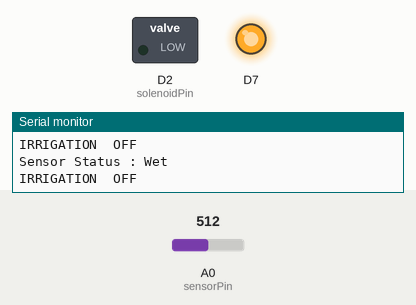
A sketch run on a simulated ESP8266 (NodeMCU). Shown: switched loads named in the sketch (green lamp = pin HIGH), output pins drawn as LEDs (lit = HIGH), the last lines printed to the serial monitor. Inputs (shaded band) come from the test bench; at power-on: A0 (sensorPin) = 512. WiFi joins after 1.5 s; servers stay silent unless stated.

Above: at 3.7 s.
3.8 s: A0 (sensorPin) set to 533
6.0 s: A0 (sensorPin) set to 568
At 8.0 s:
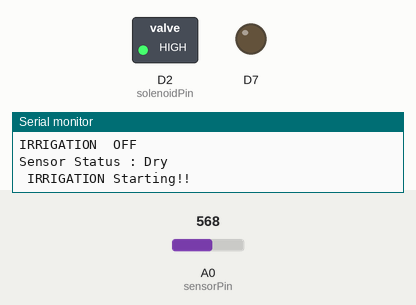
8.6 s: A0 (sensorPin) set to 540
At 9.8 s:
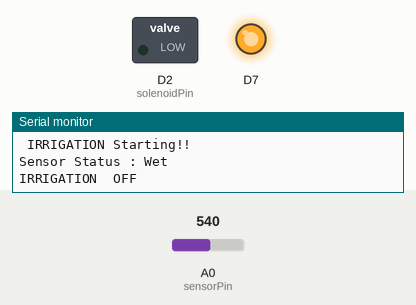
10.9 s: A0 (sensorPin) set to 560
At 12.8 s:
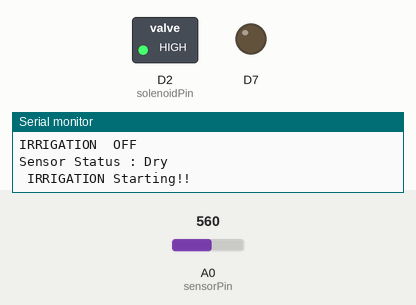
Timing chart, 0 to 14.2 s (numbered marks = the images above; inputs shaded):
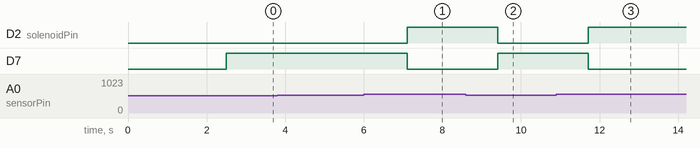

Measured:
- the behaviour switches between 549 and 550 on A0 (sensorPin) (found by bisection; images 0 and 1)
- after the input at 6.0 s, D2 (solenoidPin): LOW → HIGH after 1.1 s; D7: HIGH → LOW after 1.1 s
- after the input at 8.6 s, D2 (solenoidPin): HIGH → LOW after 0.81 s; D7: LOW → HIGH after 0.81 s
- after the input at 10.9 s, D2 (solenoidPin): LOW → HIGH after 0.81 s; D7: HIGH → LOW after 0.81 s

The sketch:

dripcode.ino
```cpp
#include <ESP8266WiFi.h>
#include <FirebaseESP8266.h>
#define FIREBASE_HOST "drip-irrigation-7b423-default-rtdb.firebaseio.com"
//Your Firebase Project URL goes here without "http:" , "\" and "/"
#define FIREBASE_AUTH "Aejq9HIINXbaZM7J8tsCGlQ29LOTMioDkssDD7xc"
//Your Firebase Database Secret goes here
//#define WIFI_SSID "GlobeAtHome_E99B7"
//#define WIFI_PASSWORD "5TN9AEYJA1H"

#define WIFI_SSID "GlobeAtHome_E99B7"
#define WIFI_PASSWORD "5TN9AEYJA1H"
//Password of your wifi network
// Declare the Firebase Data object in the global scope
FirebaseData firebaseData;
// Declare global variable to store value
int val=0;


int solenoidPin = D2; //This is the output pin on the Arduino we are using
int sensorPin = A0;
int sensorValue;
int limit = 550;
String sensor_Status = "";
String drip_isOpen = "false";
String wifi_isConnected = "false";


void setup() {
  Serial.begin(115200);

// put your setup code here, to run once:
pinMode(solenoidPin, OUTPUT); //Sets the pin as an output
 pinMode(13, OUTPUT);

  // Select the same baud rate if you want to see the data on Serial Monitor
  Serial.println("Serial communication started\n\n");
  WiFi.begin(WIFI_SSID, WIFI_PASSWORD);
  //try to connect with wifi
  Serial.print("Connecting to ");
  Serial.print(WIFI_SSID);
  while (WiFi.status() != WL_CONNECTED) {
    Serial.print(".");
    delay(500);
  }
  Serial.println();
  Serial.print("Connected to ");

  Serial.println(WIFI_SSID);
  Serial.print("IP Address is : ");
  Serial.println(WiFi.localIP());//print local IP address
  Firebase.begin(FIREBASE_HOST, FIREBASE_AUTH);// connect to firebase
  Firebase.reconnectWiFi(true);
  delay(1000);
}
void loop()
{


 sensorValue = analogRead(sensorPin);
 if (sensorValue<limit) {
  digitalWrite(13, HIGH);
  sensor_Status = "wet";

  Serial.println("Sensor Status : Wet");
 }
 else {
 digitalWrite(13, LOW);
  sensor_Status = "dry";
 Serial.println("Sensor Status : Dry");
 }

  if(sensor_Status == "wet"){
    digitalWrite(solenoidPin, LOW);
    drip_isOpen = false;
    Serial.println("IRRIGATION  OFF");
   }
  else if (sensor_Status =="dry"){
      digitalWrite(solenoidPin, HIGH);
      drip_isOpen = true;

      Serial.println(" IRRIGATION Starting!!");
    }


  Firebase.setString(firebaseData,"drip/Sensor_1/sensorValue",sensorValue);


//  Firebase.setString(firebaseData,"drip/Sensor_1/wifi_isConnected",wifi_isConnected);


  delay(1000);

// val = random(-50, -150);
//// Firebase Error Handling And Writing Data At Specifed Path**********************************************
//if (Firebase.pushInt(firebaseData, "/Storingdata", val))
//{
//  // On successful Write operation, function returns 1
//               Serial.println("Storingdata Uploaded Successfully");
//               Serial.print("Val = ");
//               Serial.println(val);
//               Serial.println("\n");
//               delay(10000);
//     }
//else {
//    Serial.println(firebaseData.errorReason());
//  }
//
//// monitoring
//
//if (Firebase.setInt(firebaseData, "/Monitoringdata", val))//  to set only one value
//{
//  // On successful Write operation, function returns 1
//               Serial.println("Monitoringdata Uploaded Successfully");
//               Serial.print("Val = ");
//               Serial.println(val);
//               Serial.println("\n");
//               delay(10000);
//     }
//else {
//    Serial.println(firebaseData.errorReason());
//  }
}
```
